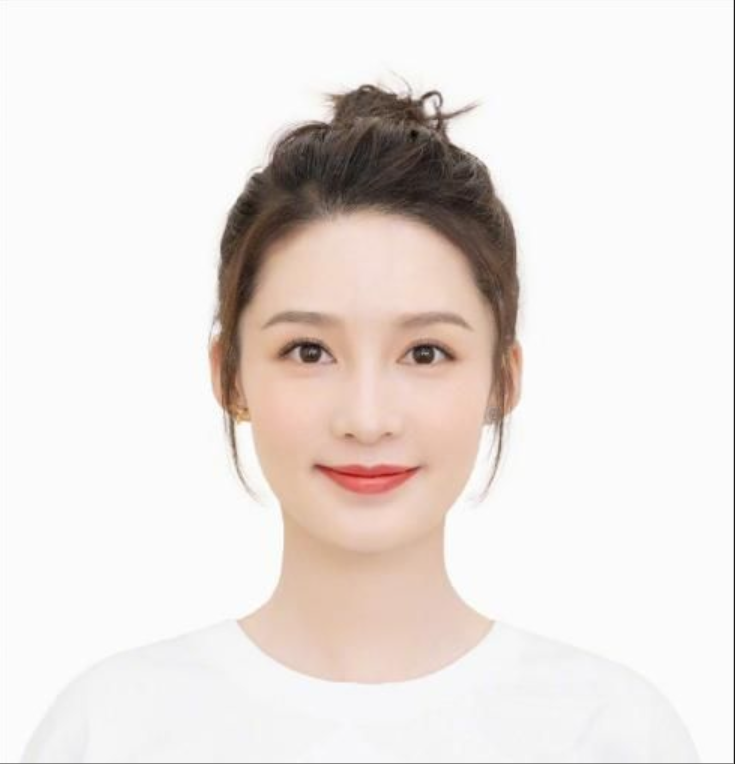
#> input picture 实训二工单/实训二工单三/研发/input/屏幕截图 2026-06-04 193038.png, 735 x 764 px
$ python -i face_utils.py   (imports and definitions only)
#> lines starting #> are read from the running program, lines starting #| are printed output that depends on the picture
"""
人脸处理工具函数
工单编号：人工智能 NLP-Agent 数字人项目-文生图智能体任务
"""

import cv2
import numpy as np
from PIL import Image
import logging

logger = logging.getLogger(__name__)


# [19 lines left out: functions load_image, resize_to_multiple, not called in this run]


def crop_face(image: Image.Image, face_bbox=None, margin: float = 0.3) -> Image.Image:
    """
    裁切人脸区域，带边距
    face_bbox: (x1, y1, x2, y2) 或 None（自动检测）
    margin: 边距比例，0.3 表示向外扩展 30%
    """
    if face_bbox is None:
        face_bbox = detect_face(image)

    if face_bbox is None:
        logger.warning("未检测到人脸，返回原图")
        return image

    x1, y1, x2, y2 = face_bbox
    w, h = image.size

    # 计算边距
    face_w = x2 - x1
    face_h = y2 - y1
    margin_x = int(face_w * margin)
    margin_y = int(face_h * margin)

    # 扩展边界
    x1 = max(0, x1 - margin_x)
    y1 = max(0, y1 - margin_y)
    x2 = min(w, x2 + margin_x)
    y2 = min(h, y2 + margin_y)

    return image.crop((x1, y1, x2, y2))


def detect_face(image: Image.Image) -> tuple | None:
    """
    使用 OpenCV Haar Cascade 检测人脸
    返回 (x1, y1, x2, y2) 或 None
    """
    # 转为 OpenCV 格式
    img_cv = cv2.cvtColor(np.array(image), cv2.COLOR_RGB2BGR)
    gray = cv2.cvtColor(img_cv, cv2.COLOR_BGR2GRAY)

    # 加载人脸检测器
    face_cascade = cv2.CascadeClassifier(
        cv2.data.haarcascades + "haarcascade_frontalface_default.xml"
    )

    faces = face_cascade.detectMultiScale(
        gray, scaleFactor=1.1, minNeighbors=5, minSize=(100, 100)
    )

    if len(faces) == 0:
        return None

    # 取最大的人脸
    (x, y, w, h) = max(faces, key=lambda f: f[2] * f[3])
    return (x, y, x + w, y + h)


# [42 lines left out: functions create_outpaint_mask, expand_canvas, crop_center, not called in this run]

>>> from PIL import Image
>>> picture = Image.open('../input/屏幕截图 2026-06-04 193038.png')
#> picture is the input picture: PIL image 735x764 RGBA; mean R, G, B, A 233.8, 226.8, 223.2, 255
>>> result = crop_face(picture)
#> in detect_face, `gray = cv2.cvtColor(img_cv, cv2.COLOR_BGR2GRAY)`:
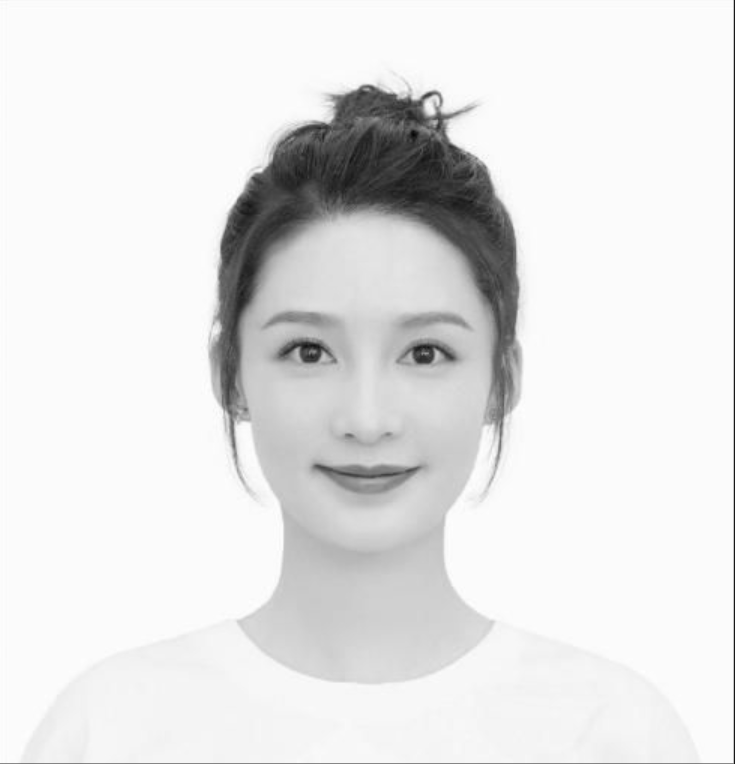
#> gray: shape (764, 735); min 5, max 255, mean 228.5
#> in detect_face, `faces = face_cascade.detectMultiScale( gray, scaleFactor=1.1, minNeigh..`: faces = [[190, 214, 356, 356]]
#> in detect_face, `(x, y, w, h) = max(faces, key=lambda f: f[2] * f[3])`: x = 190; y = 214; w = 356
#> in crop_face, `face_bbox = detect_face(image)`: face_bbox = (190, 214, 546, 570)
#> in crop_face, `x1, y1, x2, y2 = face_bbox`: x1 = 190; y1 = 214; x2 = 546; y2 = 570
#> in crop_face, `face_w = x2 - x1`: face_w = 356
#> in crop_face, `margin_x = int(face_w * margin)`: margin_x = 106
#> in crop_face, `x1 = max(0, x1 - margin_x)`: x1 = 84
#> in crop_face, `y1 = max(0, y1 - margin_y)`: y1 = 108
#> in crop_face, `x2 = min(w, x2 + margin_x)`: x2 = 652
#> in crop_face, `y2 = min(h, y2 + margin_y)`: y2 = 676
#> in crop_face, `return image.crop((x1, y1, x2, y2))`:
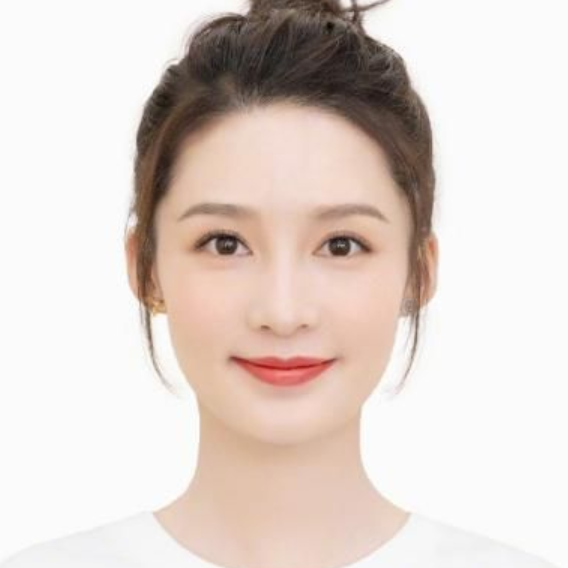
#> returned value: PIL image 568x568 RGBA; mean R, G, B, A 223.9, 211.9, 205.7, 255

$ run again, on 实训二工单/实训二工单三/研发/input/屏幕截图 2026-06-04 193100.png
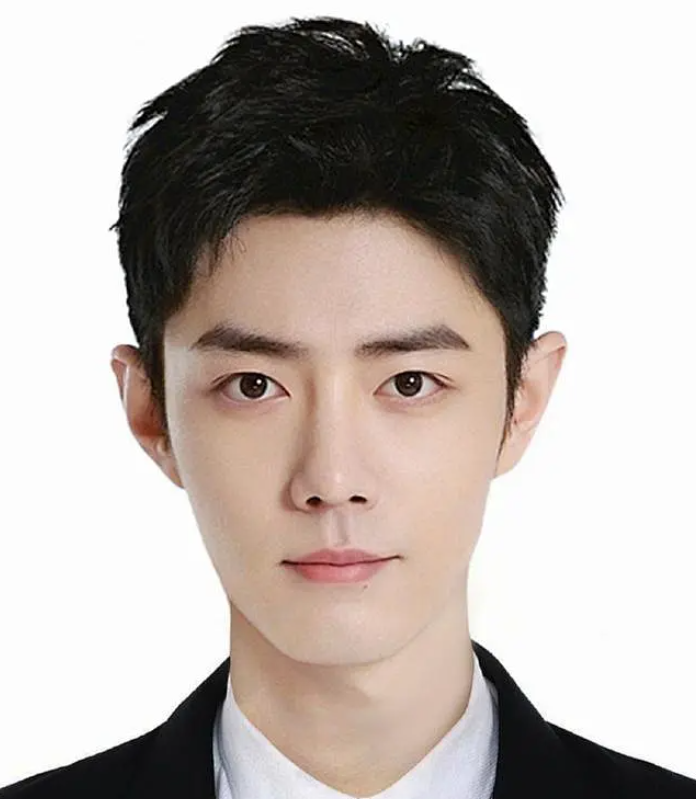
#> input picture 实训二工单/实训二工单三/研发/input/屏幕截图 2026-06-04 193100.png, 696 x 799 px
#> picture is the input picture: PIL image 696x799 RGBA; mean R, G, B, A 189, 179.9, 174.7, 255
#> in detect_face, `gray = cv2.cvtColor(img_cv, cv2.COLOR_BGR2GRAY)`:
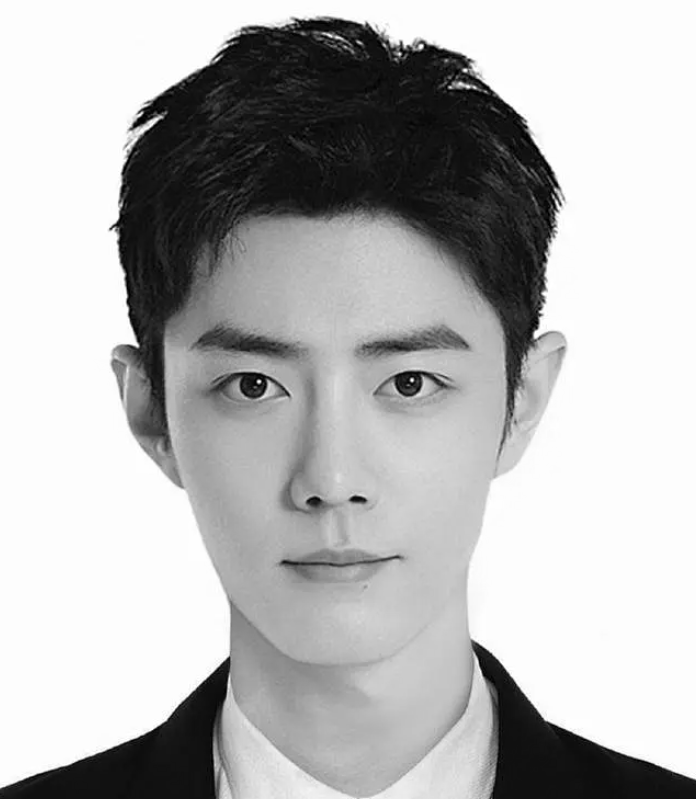
#> gray: shape (799, 696); min 0, max 255, mean 182
#> faces = [[111, 207, 447, 447]]
#> in detect_face, `(x, y, w, h) = max(faces, key=lambda f: f[2] * f[3])`: x = 111; y = 207; w = 447
#> face_bbox = (111, 207, 558, 654)
#> in crop_face, `x1, y1, x2, y2 = face_bbox`: x1 = 111; y1 = 207; x2 = 558; y2 = 654
#> face_w = 447
#> margin_x = 134
#> in crop_face, `x1 = max(0, x1 - margin_x)`: x1 = 0
#> in crop_face, `y1 = max(0, y1 - margin_y)`: y1 = 73
#> in crop_face, `x2 = min(w, x2 + margin_x)`: x2 = 692
#> in crop_face, `y2 = min(h, y2 + margin_y)`: y2 = 788
#> in crop_face, `return image.crop((x1, y1, x2, y2))`:
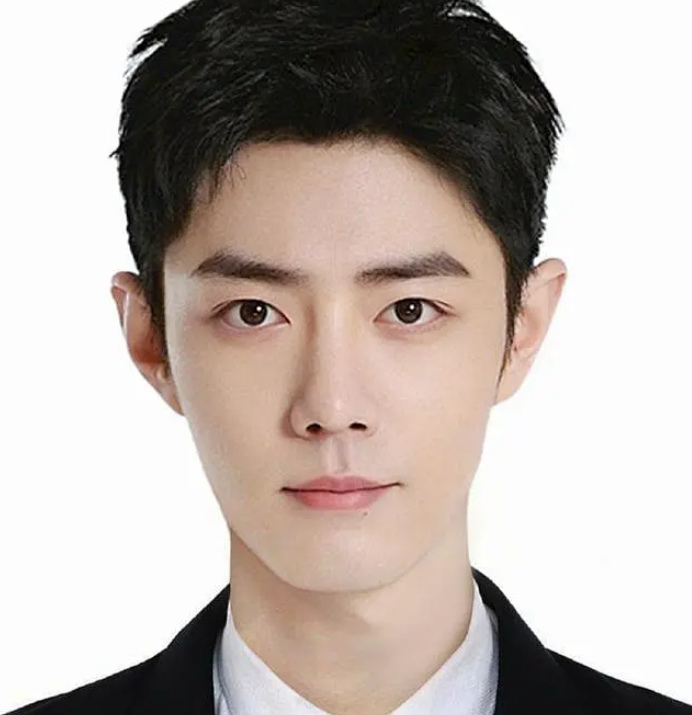
#> returned value: PIL image 692x715 RGBA; mean R, G, B, A 188.1, 177.9, 172.1, 255

$ run again, on 实训二工单/实训二工单三/研发/input/屏幕截图 2026-06-04 193142.png
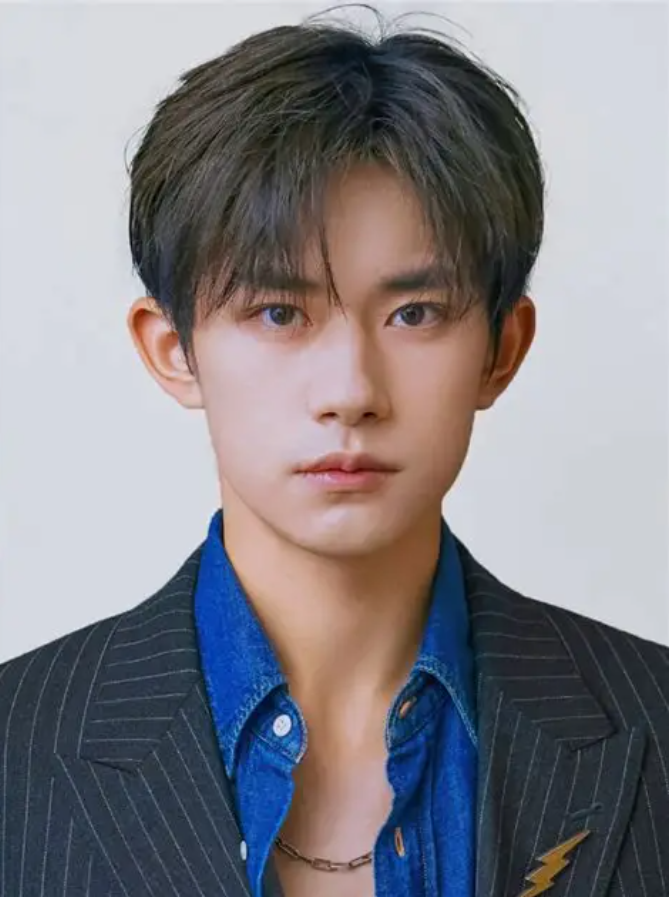
#> input picture 实训二工单/实训二工单三/研发/input/屏幕截图 2026-06-04 193142.png, 669 x 897 px
#> picture is the input picture: PIL image 669x897 RGBA; mean R, G, B, A 132.6, 130.5, 136.2, 255
#> in detect_face, `gray = cv2.cvtColor(img_cv, cv2.COLOR_BGR2GRAY)`:
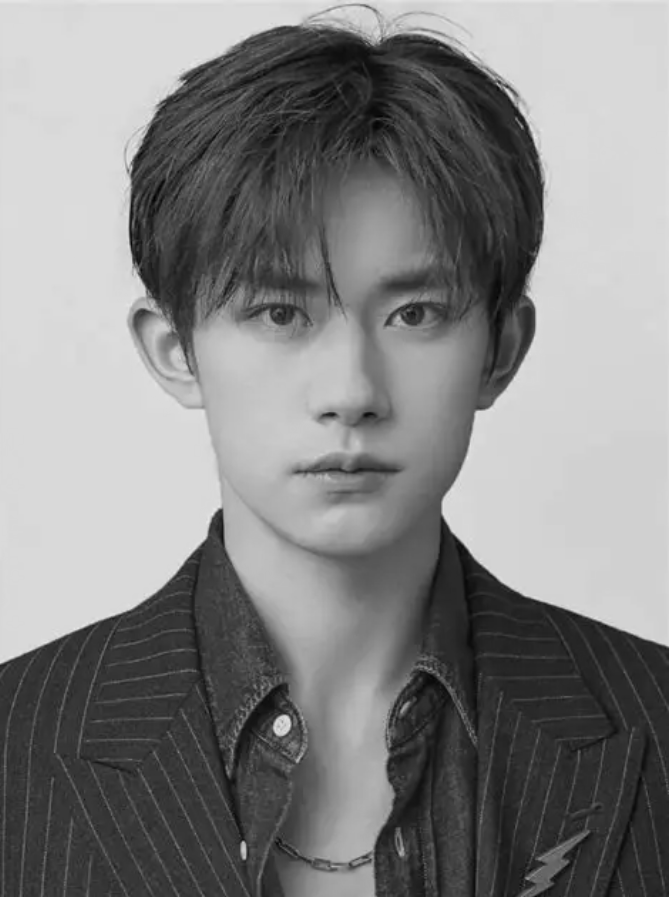
#> gray: shape (897, 669); min 0, max 236, mean 131.8
#> faces = [[168, 170, 368, 368]]
#> in detect_face, `(x, y, w, h) = max(faces, key=lambda f: f[2] * f[3])`: x = 168; y = 170; w = 368
#> face_bbox = (168, 170, 536, 538)
#> in crop_face, `x1, y1, x2, y2 = face_bbox`: x1 = 168; y1 = 170; x2 = 536; y2 = 538
#> face_w = 368
#> margin_x = 110
#> in crop_face, `x1 = max(0, x1 - margin_x)`: x1 = 58
#> in crop_face, `y1 = max(0, y1 - margin_y)`: y1 = 60
#> in crop_face, `x2 = min(w, x2 + margin_x)`: x2 = 646
#> in crop_face, `y2 = min(h, y2 + margin_y)`: y2 = 648
#> in crop_face, `return image.crop((x1, y1, x2, y2))`:
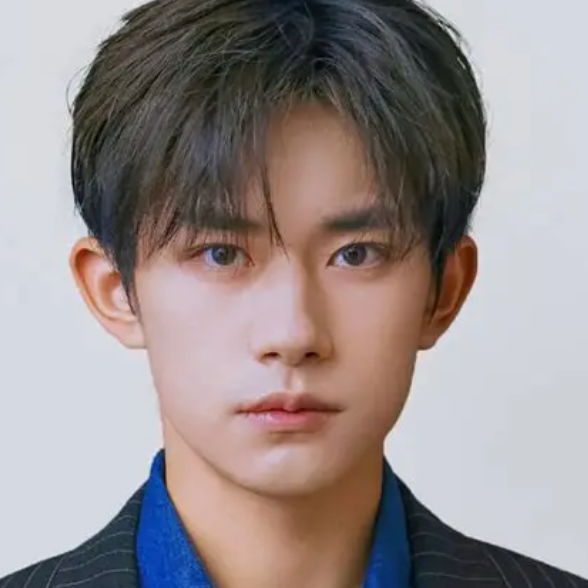
#> returned value: PIL image 588x588 RGBA; mean R, G, B, A 151.3, 142, 141.4, 255
